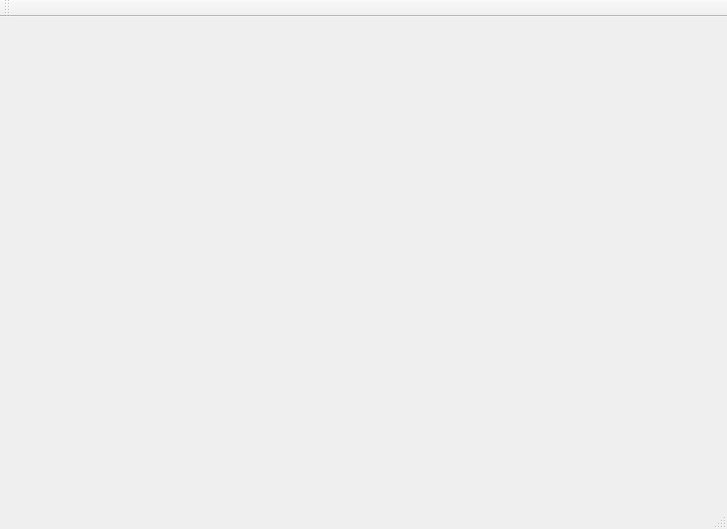
<?xml version="1.0" encoding="UTF-8"?>
<ui version="4.0">
 <class>QtWidgetsApplication1Class</class>
 <widget class="QMainWindow" name="QtWidgetsApplication1Class">
  <property name="geometry">
   <rect>
    <x>0</x>
    <y>0</y>
    <width>727</width>
    <height>529</height>
   </rect>
  </property>
  <property name="windowTitle">
   <string>QtWidgetsApplication1</string>
  </property>
  <widget class="QWidget" name="centralWidget"/>
  <widget class="QMenuBar" name="menuBar">
   <property name="geometry">
    <rect>
     <x>0</x>
     <y>0</y>
     <width>727</width>
     <height>22</height>
    </rect>
   </property>
  </widget>
  <widget class="QToolBar" name="mainToolBar">
   <attribute name="toolBarArea">
    <enum>TopToolBarArea</enum>
   </attribute>
   <attribute name="toolBarBreak">
    <bool>false</bool>
   </attribute>
  </widget>
  <widget class="QStatusBar" name="statusBar"/>
 </widget>
 <layoutdefault spacing="6" margin="11"/>
 <resources>
  <include location="QtWidgetsApplication1.qrc"/>
 </resources>
 <connections/>
</ui>
